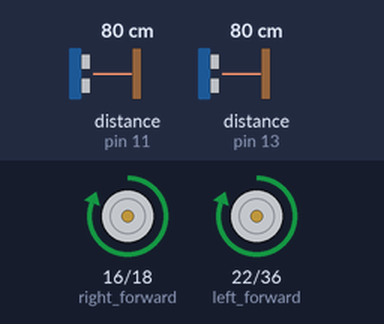
The program below on a simulated Raspberry Pi (header pin numbers). Parts: motor-driver pin pairs drawn as motors (green arrow = first pin HIGH = forward, orange = second pin HIGH = backward, longer = more drive). The test bench sets the inputs (shaded band); at power-on: distance to the obstacle (sensors on pin 13, pin 11) 80 cm. The echo pulse lasts 58.3 µs per cm; the clock reads 2024-03-15 10:24:30 at power-on unless the program sets it.

Above: at 1.2 s.
1.3 s: distance to the obstacle (sensor on pin 13) set to 17 cm
At 1.79 s:
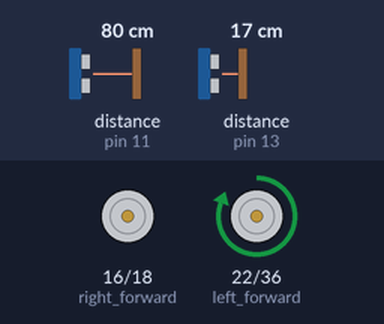
4.3 s: distance to the obstacle (sensor on pin 11) set to 2 cm
At 4.86 s:
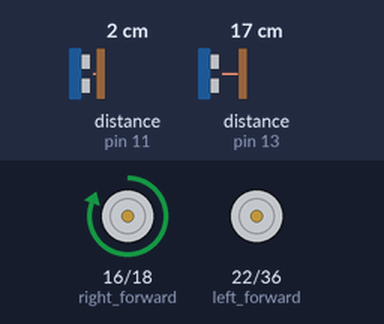
Timing chart, 0 to 13.3 s (numbered marks = the images above; inputs shaded):
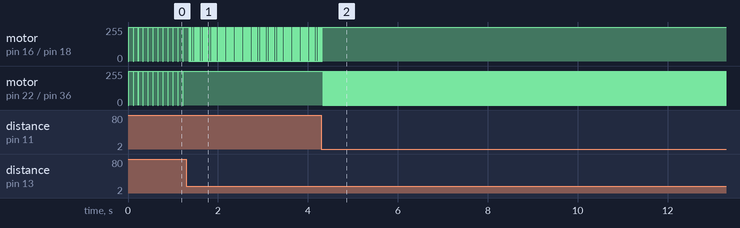

Measured:
- after the input at 1.3 s, motor on pin 16 (right_forward) / pin 18 (right_backward): alternates forward 255/255 for 0.01 s and stopped for 0.04 s, starting after 0.09 s; motor on pin 22 (left_forward) / pin 36 (left_backward): stops changing and stays forward 255/255
- after the input at 4.3 s, motor on pin 16 (right_forward) / pin 18 (right_backward): goes on until 4.3 s, then stays forward 255/255; motor on pin 22 (left_forward) / pin 36 (left_backward): alternates forward 255/255 for 0.01 s and stopped for 0.03 s, starting at once
- by itself, motor on pin 16 (right_forward) / pin 18 (right_backward), motor on pin 22 (left_forward) / pin 36 (left_backward): alternates forward 255/255 for 0.10 s and stopped for 0.01 s

The program:

wheel_and_sensor_test.py
```python
import RPi.GPIO as g
import time as t

g.setwarnings(False)

# trig is the pin on the sensor which will emit a very fast pulse
trig = 7
# echo is the pin which will recieve the pulse from the trig
echo_right = 11
echo_left = 13

right_forward = 16
right_backward = 18

left_forward = 22
left_backward = 36

def init():
    g.setmode(g.BOARD)

    #sensors
    g.setup(trig, g.OUT)
    g.setup(echo_right, g.IN)
    g.setup(echo_left, g.IN)

    #motors
    g.setup(right_forward, g.OUT)
    g.setup(right_backward, g.OUT)
    g.setup(left_forward, g.OUT)
    g.setup(left_backward, g.OUT)

def distance(trig, echo):
    dis = 0
    start = 0
    end = 0
    g.output(trig, False)
    t.sleep(0.0001)
    g.output(trig, True)
    t.sleep(0.00001)
    g.output(trig, False)

    while g.input(echo) == 0:
        start = t.time()

    while g.input(echo) == 1:
        end = t.time()

    duration = end - start
    dis = duration * 17150
    dis = round(dis,2)
    return dis

def forward(slp):
    g.output(right_forward, True)
    g.output(left_forward, True)
    t.sleep(slp)
    g.output(right_forward, False)
    g.output(left_forward, False)
    g.cleanup()

def backward(slp):
    g.output(right_backward, True)
    g.output(left_backward, True)
    t.sleep(slp)
    g.output(right_backward, False)
    g.output(left_backward, False)
    g.cleanup()


def turn_left(slp):
    g.output(right_forward, True)
    g.output(left_forward, True)
    t.sleep(slp)
    g.output(left_forward, False)
    t.sleep(slp*3)
    g.output(right_forward, False)
    g.cleanup()

def turn_right(slp):
    g.output(right_forward, True)
    g.output(left_forward, True)
    t.sleep(slp)
    g.output(right_forward, False)
    t.sleep(slp*3)
    g.output(left_forward, False)
    g.cleanup()

if __name__=="__main__":
    # so the function is being called, and the time between outputs is 0.01 seconds so it is very
    # fast and quickly showing on the screen. If the distance is less than 5, then the program
    # will print out "Hi" to show that. s
    sleep_time = 0.1
    sleep_time2 = 0.01

    running = True

    while running:
        init()

        distance_right = distance(trig, echo_right)
        distance_left = distance(trig, echo_left)

        if (distance_right < 50 and distance_left > 50):
            turn_left(0.01)

        elif (distance_left < 50 and distance_right > 50):
            turn_right(0.01)

        elif (distance_right < 20 and distance_left < 20):
            t.sleep(0.5)
        else:
            forward(sleep_time)


        '''
        turn_left(0.01)
        if (distance_right < 10):
            running = False
        '''
        '''
        if (distance_right >= 50):
            forward(sleep_time)
            print("RIGHT OVER 50")
        elif (distance_right >= 20 and distance_right < 50):
            forward(sleep_time2)
            print("RIGHT %s" % distance_right)
        elif (distance_right >= 10 and distance_right < 20):
            backward(0.005)
            print("RIGHT %s" % distance_right)
        else:
            t.sleep(0.5)
            '''
        '''
        t.sleep(0.2)


        if (distance_left > 50):
            print("LEFT OVER 50")
        else:
            print("LEFT %s" % distance_left)


        #t.sleep(0.2)
'''
```
